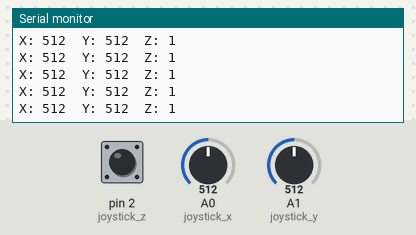
A sketch run on a simulated Arduino Uno, built with avr-gcc and run on an emulated ATmega328P. Parts: the last lines printed to the serial monitor. The inputs (shaded band) are chosen by the test bench; at power-on: A0 (joystick_x) = 512, A1 (joystick_y) = 512, pin 2 (joystick_z) HIGH.

Above: at 1.2 s.
1.3 s: A0 (joystick_x) set to 716
At 1.31 s:
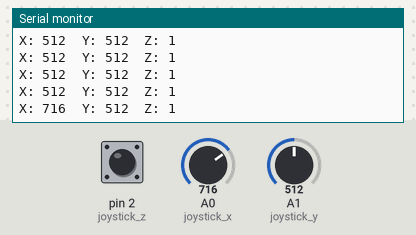
2.8 s: A1 (joystick_y) set to 716
At 2.83 s:
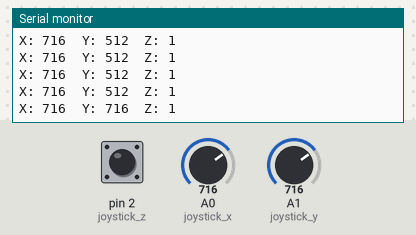
4.3 s: pin 2 (joystick_z) pulled LOW for 0.15 s
At 4.34 s:
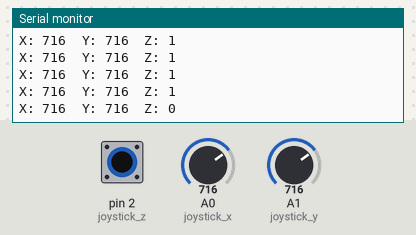
5.9 s: A0 (joystick_x) set to 1023
At 5.95 s:
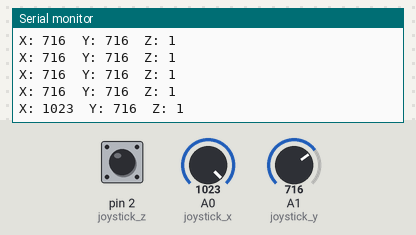
8.9 s: pin 2 (joystick_z) pulled LOW for 1 s
At 8.97 s:
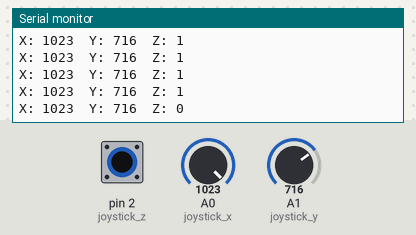
11.4 s: A1 (joystick_y) set to 900
At 11.49 s:
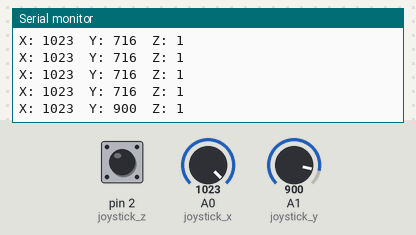
Timing chart, 0 to 13.9 s (numbered marks = the images above; inputs shaded):
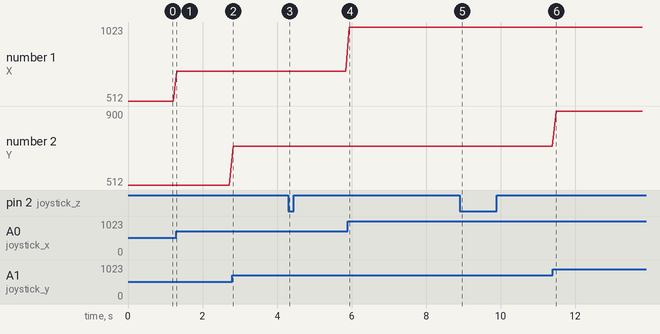

Measured:
- after the input at 1.3 s, the serial monitor: prints a new line at once (image 1)
- after the input at 2.8 s, the serial monitor: prints a new line at once (image 2)
- after the input at 4.3 s, the serial monitor: prints a new line at once (image 3)
- after the input at 5.9 s, the serial monitor: prints a new line at once (image 4)
- after the input at 8.9 s, the serial monitor: prints a new line after 0.07 s (image 5)
- after the input at 11.4 s, the serial monitor: prints a new line after 0.09 s (image 6)
- plotted number 1: 512 → 716 after the input at 1.3 s, 716 → 1023 after the input at 5.9 s
- plotted number 2: 716 → 900 after the input at 11.4 s

The sketch:

joystickEX.ino
```cpp
int joystick_x = A0;
int joystick_y = A1;
int joystick_z = 2;    //조이스틱 X,Y,Z축을 저장

void setup()
{
 pinMode(joystick_z,INPUT_PULLUP);    // Z를 입력모드로
 Serial.begin(9600);               // 시리얼 통신을, 9600속도로 받습니다. (숫자 조정은 자유)
}

void loop()
{
 int x = analogRead(joystick_x);      // 조이스틱 X축의 아날로그 신호를 x에 저장
 int y = analogRead(joystick_y);      // 조이스틱 Y축의 아날로그 신호를 y에 저장
 int z = digitalRead(joystick_z);     // 조이스틱 Z축의 아날로그 신호를 z에 저장
  Serial.print("X: ");
  Serial.print(x);                          //시리얼 모니터에 'X: x값'을 표기
  Serial.print("  Y: ");
  Serial.print(y);                          //시리얼 모니터에 '  Y: y값'을 표기
  Serial.print("  Z: ");
 Serial.println(z);                         //시리얼 모니터에 '  Z: z값'을 표기하고 줄넘김
delay(100);                                  // 100만큼 지연
}
```
